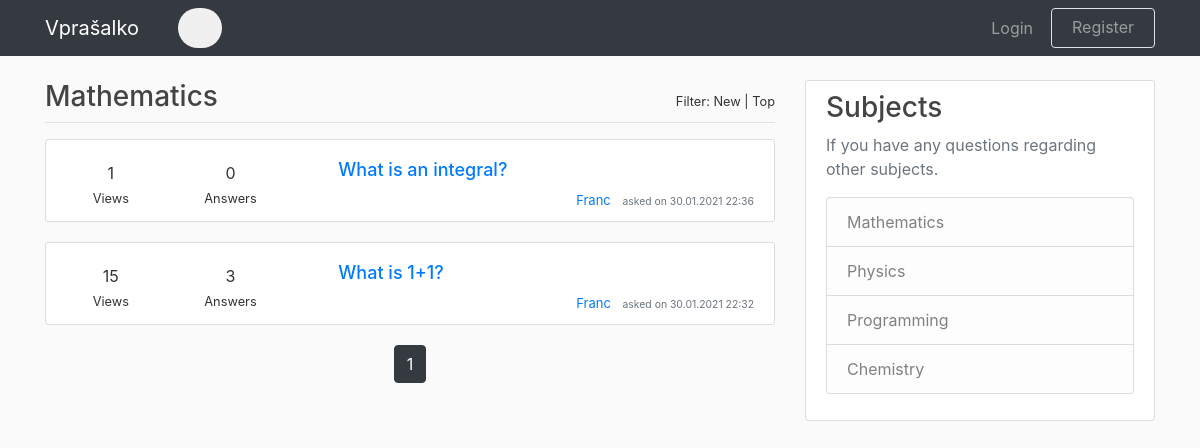
The page /home on the database its author committed.
### application/models.py (models this page shows, shortened)
class Question(db.Model, UserMixin):
    id = db.Column(db.Integer, primary_key=True)
    title = db.Column(db.String(100), nullable=False)
    date_posted = db.Column(db.DateTime, nullable=False, default=datetime.utcnow)
    content = db.Column(db.Text, nullable=False)
    views = db.Column(db.Integer, default=0)
    num_answers = db.Column(db.Integer, default=0)
    user_id = db.Column(db.Integer, db.ForeignKey('user.id'), nullable=False)
    answers = db.relationship("Answer", backref="title", lazy=True, cascade="all, delete-orphan")

class User(db.Model, UserMixin):
    id = db.Column(db.Integer, primary_key=True)
    username = db.Column(db.String(15), unique=True, nullable=False)
    email = db.Column(db.String(120), unique=True, nullable=False)
    password = db.Column(db.String(20), nullable=False)
    description = db.Column(db.String(300), nullable=False, default="No description yet.")
    questions = db.relationship('Question', backref='author', lazy=True)
    answers = db.relationship('Answer', backref='author', lazy=True)

### application/routes.py (the view)
@app.route("/")
@app.route("/home")
def home():
    page = request.args.get("page", default=1, type=int)
    questions = Question.query.order_by(Question.date_posted.desc()).paginate(page=page, per_page=5)
    return render_template("home.html", questions=questions)

### application/templates/home.html
{% extends "layout.html" %}
{% block content %}
    <div class="col-md-8 pd-0 mg-0">
        <div class="forum-title">
            <div class="float-right forum-desc filter">
                <small>Filter: New | Top</small>
            </div>
            <h3>Mathematics</h3>
        </div>
        <hr class="title-line">
        {% for question in questions.items %}
            <article class="media content-section">
                <div class="media-body">
                    <div class="row">
                        <div class="col-md-2 question-info mt-auto mb-auto">
                            <span class="likes-number">{{ question.views }}</span>
                            <div>
                                <small>Views</small>
                            </div>
                        </div>
                        <div class="col-md-2 question-info mt-auto mb-auto">
                            <span class="answers-number">{{ question.num_answers }}</span>
                            <div>
                                <small>Answers</small>
                            </div>
                        </div>
                        <div class="col-md-8 pl-5">
                            <h3><a class="article-title" href="{{ url_for('question_post', question_id=question.id) }}">{{ question.title }}</a></h3>
                            <div class="article-metadata article-info">
                                <a class="mr-2" href="{{ url_for('user_profile', username=question.author.username) }}">{{ question.author.username }}</a>
                                <small class="text-muted">asked on {{ question.date_posted.strftime('%d.%m.%Y %H:%M') }}</small>
                            </div>
                        </div>
                    </div>
                </div>
            </article>
        {% endfor %}
        <div class="page-align">
            {% for page_num in questions.iter_pages(left_edge=1, right_edge=1, left_current=1, right_current=2) %}
                {% if page_num %}
                    {% if questions.page == page_num %}
                        <a class="btn btn-dark mb-4" href="{{ url_for('home', page=page_num) }}">{{ page_num }}</a>
                    {% else %}
                        <a class="btn btn-outline-dark mb-4" href="{{ url_for('home', page=page_num) }}">{{ page_num }}</a>
                    {% endif %}
                {% else %}
                    ...
                {% endif %}
            {% endfor %}
        </div>
    </div>
    {% include "sidebar.html" %}
{% endblock content %}

### application/static/style.css (style rules this page uses)
body { background: #fafafa; color: #333333; margin-top: 5rem; }
h1, h2, h3, h4, h5, h6 { color: #444444; }
.content-section { background: #ffffff; padding: 10px 20px; border: 1px solid #dddddd; border-radius: 3px; margin-bottom: 20px; }
.filter { margin-top: 8px; }
.title-line { margin-top: 0px; }
.question-info { padding-top: 10px; text-align: center; }
.article-title { font-size: large; text-align: center }
.article-info { text-align: right; font-size: small; }
.page-align { text-align: center; }

### rows shown on the page
Question: views "1", num_answers "0", title "What is an integral?", author.username "Franc", date_posted "30.01.2021 22:36"
Question: views "15", num_answers "3", title "What is 1+1?", author.username "Franc", date_posted "30.01.2021 22:32"

### other values the page prints
{{ page_num }} "1"
